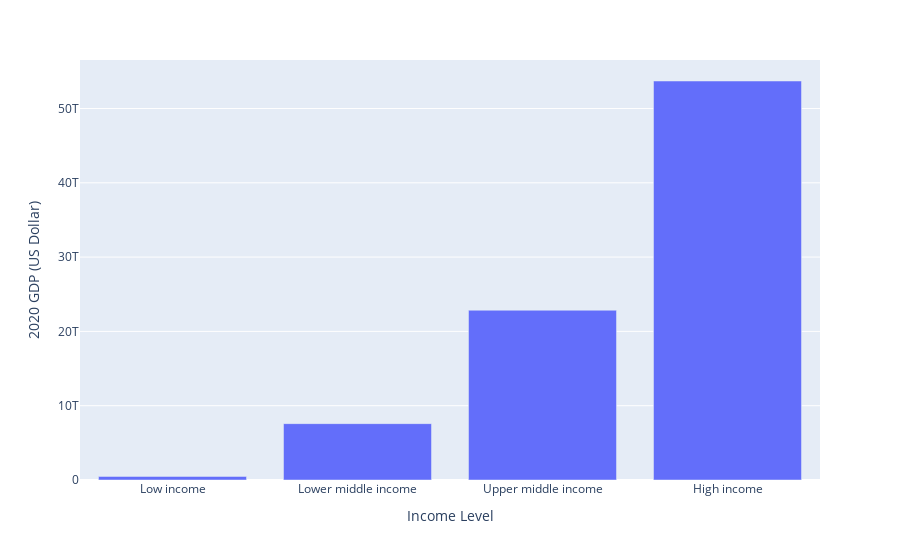

Notebook cell for this chart:
### Code cell
fig = px.bar(data, x='Country Name', y='2020', 
             labels={'Country Name':'Income Level', 
                     '2020':'GDP', 
                     'Number of Countries':'Number of Countries'},
             hover_data=['Number of Countries'],
            )
fig.update_xaxes(title='Income Level')
fig.update_yaxes(title='2020 GDP (US Dollar)')
fig.show()

### Figure 1 — Plotly figure (JSON) as saved in the notebook; plotly's stock layout.template omitted (floating-point values rounded to 4 significant figures)
{"data": [{"alignmentgroup": "True", "customdata": [[28], [54], [54], [80]], "hovertemplate": "Income Level=%{x}<br>GDP=%{y}<br>Number of Countries=%{customdata[0]}<extra></extra>", "legendgroup": "", "marker": {"color": "#636efa", "pattern": {"shape": ""}}, "name": "", "offsetgroup": "", "orientation": "v", "showlegend": false, "textposition": "auto", "type": "bar", "x": ["Low income", "Lower middle income", "Upper middle income", "High income"], "xaxis": "x", "y": [481025000000, 7585550000000, 22848300000000, 53699800000000], "yaxis": "y"}], "layout": {"autosize": true, "barmode": "relative", "legend": {"tracegroupgap": 0}, "margin": {"t": 60}, "xaxis": {"anchor": "y", "autorange": true, "domain": [0, 1], "range": [-0.5, 3.5], "title": {"text": "Income Level"}, "type": "category"}, "yaxis": {"anchor": "x", "autorange": true, "domain": [0, 1], "range": [0, 56530000000000.0], "title": {"text": "2020 GDP (US Dollar)"}, "type": "linear"}}}
